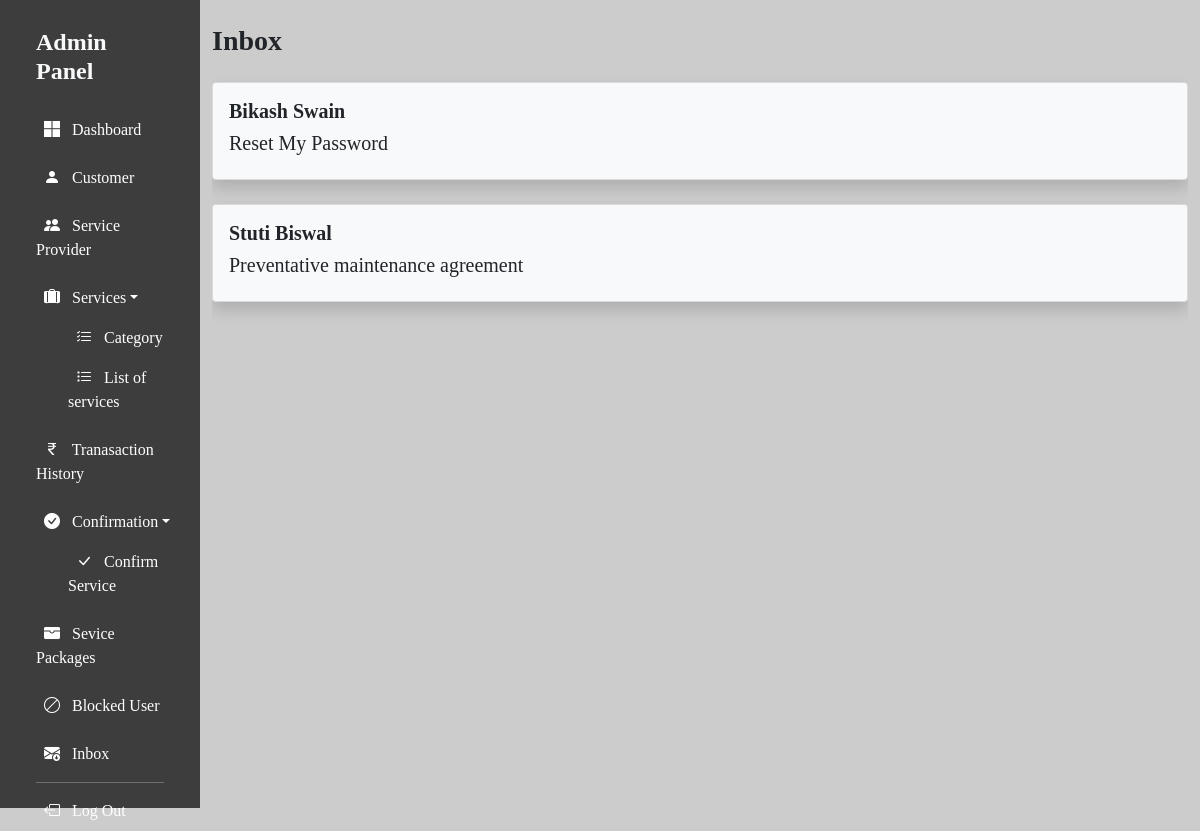
/SuperAdmin/component/inbox.php (signed in), run on the app's committed database.
### tables this page shows
CREATE TABLE `inbox` (
  `inbox_id` int(11) NOT NULL,
  `name` varchar(255) NOT NULL,
  `email` varchar(255) NOT NULL,
  `subject` varchar(255) NOT NULL,
  `message` text NOT NULL
);

### SuperAdmin/component/inbox.php (the view, shortened to what this page needs)
<!DOCTYPE html>
<html lang="en">
<head>
    <?php include_once "../includes/header.php"; ?>
</head>
<body style="background-color:rgba(128, 128, 128, 0.4)" class="container-fluid">
<div class="row">
        <?php include_once "../includes/sidenav.php"; ?>
        <div class="col-md-10">
        <h3 class="fw-bold mt-4 mb-3">Inbox</h3>
        <div class="table-responsive overflow-auto" data-aos="fade-in">
        <?php
            require_once "../Database/db_connection.php";
            $qry = "SELECT * FROM inbox";
            $res = $conn->query($qry);
            if($res->num_rows > 0){
                while($row = $res->fetch_assoc()){
                    ?>
                        <div class="card mt-2 bg-light shadow mb-4">
                            <div class="card-body">
                                <a href="singleInbox.php?id=<?php echo $row['inbox_id']; ?>" class="text-dark">
                                    <h5 class="fw-bold"><?php echo $row['name']; ?></h5>
                                    <h5><?php echo $row['subject']; ?></h5>
                                </a>
                            </div>
                        </div>
                    <?php
                }
            }else{
                echo "<h1 class='text-center mt-5'>No Result Found</h1>";
            }
        ?>
    </div>
    </div>
    </div>
</body>
</html>

### SuperAdmin/assets/css/nav.css (style rules this page uses)
* { font-family: Cambria, Cochin, Georgia, Times, 'Times New Roman', serif; }

### SuperAdmin/includes/header.php (style rules this page uses)
body { overflow-y: hidden; }

### SuperAdmin/component/inbox.php (style rules this page uses)
a { text-decoration:none; }

### data on the page
inbox: name "Bikash Swain", subject "Reset My Password"
inbox: name "Stuti Biswal", subject "Preventative maintenance agreement"
